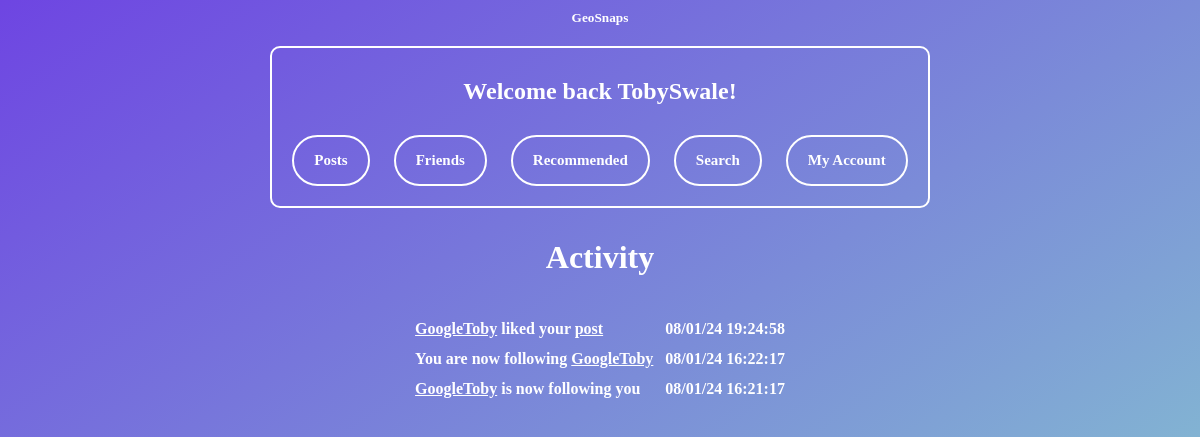
The app's page /activity (signed in), older data.
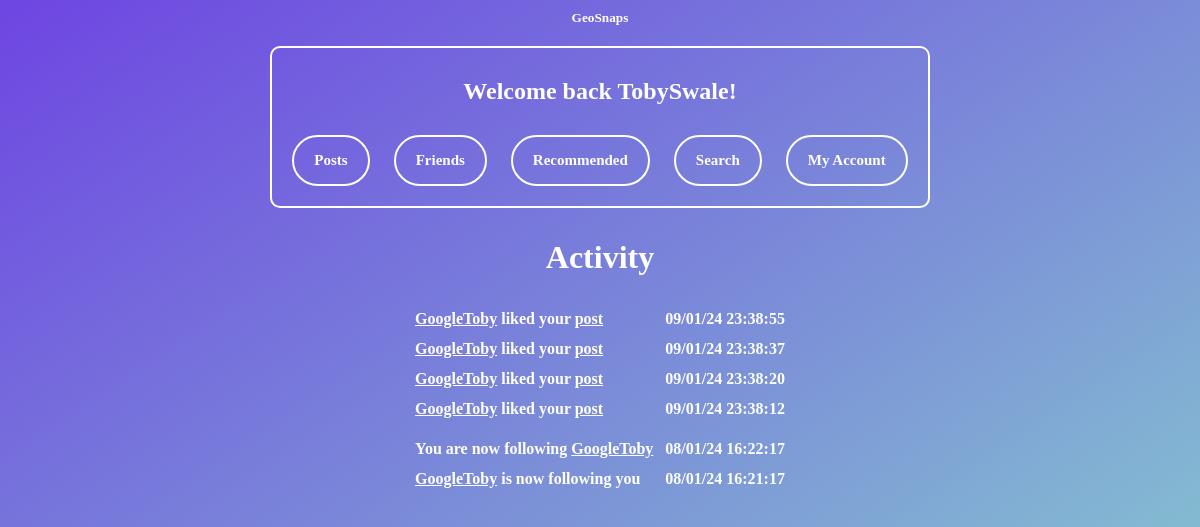
The same page, newer data.
### tables this page shows
CREATE TABLE "Likes" (
	"id"	INTEGER,
	"usersliked"	TEXT
, "timesent"	TEXT);

CREATE TABLE "friendrequests" (
	"usersend"	TEXT,
	"userreceive"	TEXT,
	"status"	INTEGER DEFAULT 0
, "timesent"	TEXT);

### main.py (the view)
@web_site.route('/activity', methods=['GET', 'POST'])
def activity():
    msg = ""
    username = session["username"]
    con = sqlite3.connect('database.db')
    con.row_factory = sqlite3.Row
    cursor = con.cursor()
    sql = """SELECT Likes.usersliked, Likes.id, Likes.timesent
       FROM Likes
       JOIN Posts ON Likes.id = Posts.id
       WHERE Posts.user = ?"""
    cursor.execute(sql, (username,))
    rows = cursor.fetchall()
    newrows = []
    for row in rows:
        rowdict = dict(row)
        rowdict['type'] = 'like'
        newrows.append(rowdict)
    con.row_factory = sqlite3.Row
    cursor = con.cursor()
    sql = """SELECT friendrequests.usersend, friendrequests.timesent
           FROM friendrequests
           WHERE friendrequests.userreceive = ? AND status = 2"""
    cursor.execute(sql, (username,))
    rows2 = cursor.fetchall()
    newrows2 = []
    for row in rows2:
        rowdict = dict(row)
        rowdict['type'] = 'follower'
        newrows2.append(rowdict)
    con.row_factory = sqlite3.Row
    cursor = con.cursor()
    sql = "SELECT * FROM friendrequests WHERE userreceive = ? AND status = 1"
    cursor.execute(sql, (username,))
    rows3 = cursor.fetchall()
    newrows3 = []
    for row in rows3:
        rowdict = dict(row)
        rowdict['type'] = 'request'
        newrows3.append(rowdict)
    con.row_factory = sqlite3.Row
    cursor = con.cursor()
    sql = "SELECT * FROM friendrequests WHERE usersend = ? AND status = 2"
    cursor.execute(sql, (username,))
    rows4 = cursor.fetchall()
    newrows4 = []
    for row in rows4:
        rowdict = dict(row)
        rowdict['type'] = 'following'
        newrows4.append(rowdict)
    con.row_factory = sqlite3.Row
    cursor = con.cursor()
    sql = "SELECT * FROM friendrequests WHERE usersend = ? AND status = 1"
    cursor.execute(sql, (username,))
    rows5 = cursor.fetchall()
    newrows5 = []
    for row in rows5:
        rowdict = dict(row)
        rowdict['type'] = 'requestfollowing'
        newrows5.append(rowdict)
    newrows += newrows2
    newrows += newrows3
    newrows += newrows4
    newrows += newrows5
    rowsinsec = []
    for row in newrows:
        getdatetime = datetime.strptime(row["timesent"], "%d/%m/%y %H:%M:%S") #converts to known format
        datetimenow = datetime.now() #Gets time now
        datetimedif = datetimenow - getdatetime #finds dif
        timedif = datetimedif.total_seconds() #converts dif to s
        rowdict = dict(row) #sets var to old dict of row
        rowdict['timedif'] = timedif #adds sec dif to dict
        rowsinsec.append(rowdict) #appends to list
    sortedrows = sorted(rowsinsec, key=lambda x: x.get('timedif'))
    if sortedrows == []:
        msg = "No recent activity"
    return render_template("activity.html", rows=sortedrows, username=username,msg=msg)

### templates/activity.html (shortened to what this page needs)
{% extends 'base.html' %}
{% block content %}
<h1>Activity</h1>
<div class="namelink">
  <table class="centered-table" style="text-align: left;">
    {% for row in rows %}
    <tr>
      {% if row["type"] == "like" %}
        {% if row["usersliked"] != username %}
          <td><a href ='/viewaccount?id={{row["usersliked"]}}'>{{row["usersliked"]}}</a> liked your <a href ='/viewpost?id={{row["id"]}}'>post</a></td>
          <td>{{row["timesent"]}}</td>
        {% endif %}
      {% else %}
        {% if row["type"] == "follower" %}
          <td><a href ='/viewaccount?id={{row["usersend"]}}'>{{row["usersend"]}}</a> is now following you</td>
          <td>{{row["timesent"]}}</td>
        {% elif row["type"] == "request" %}
          <td><a href ='/acceptignore?id={{row["usersend"]}}'>{{row["usersend"]}}</a> has sent you a follow request</td>
          <td>{{row["timesent"]}}</td>
        {% elif row["type"] == "following" %}
          <td>You are now following <a href='/viewaccount?id={{row["userreceive"]}}'>{{row["userreceive"]}}</a></td>
          <td>{{row["timesent"]}}</td>
        {% elif row["type"] == "requestfollowing" %}
          <td>You sent a follow request to <a href='/viewaccount?id={{row["userreceive"]}}'>{{row["userreceive"]}}</a></td>
          <td>{{row["timesent"]}}</td>
        {% endif %}
      {% endif %}
    </tr>
    {% endfor %}
  </table>
</div>
{% endblock %}

### templates/base.html (shortened to what this page needs)
<html>
<head>
<link href="/static/style.css" rel="stylesheet">
</head>
<body>
<a href='/GeoSnaps' style="display: block; text-decoration: none; color: white; pointer-events: none;">
  <h5 style="margin: 0px;">
    <span style="pointer-events: auto;">GeoSnaps</span>
  </h5>
</a>
<div class="buttonbox">
  {% if session["username"] %}
    <h2>Welcome back {{ session["username"] }}!</h2>
    <a href ='/allposts' class="linkbutton">Posts</a>
    <a href ='/friends' class="linkbutton">Friends</a>
    <a href ='/recommended' class="linkbutton">Recommended</a>
    <a href ='/search' class="linkbutton">Search</a>
    <a href ='/account' class="linkbutton">My Account</a>
  {% else %}
    <h2>You are not logged in</h2>
    <a href ='/Index' class="linkbutton">Register</a>
    <a href ='/login' class="linkbutton">Login</a>
  {% endif %}
</div>
  {% block content %}{% endblock %}
</body>
</html>

### static/style.css (style rules this page uses)
body { background: linear-gradient(to bottom right, #6e45e2, #88d3ce); text-align: center; }
h1 { color:white; font-family:Verdana; }
h2 { color:white; font-family:Verdana; }
h5 { color:white; font-family:Verdana; }
a { font-weight:bold; text-decoration:none; margin:10px; }
.linkbutton { display: inline-flex; align-items: center; justify-content: center; padding: 15px 20px; font-family: "Verdana"; font-weight: 700; font-size: 15px; text-decoration: none; color: #FFFFFF; border: 2px solid #FFFFFF; border-radius: 30px; }
.buttonbox { border: 2px solid white; border-radius: 10px; padding: 10px; margin: 10px; display: inline-block; }
.centered-table { margin: 0 auto; color:white; font-family:Verdana; border: 1px solid transparent; border-spacing: 10px; font-weight:bold; text-align: center; }

### templates/activity.html (style rules this page uses)
.namelink a { text-decoration: underline; color: white; font-family:Verdana; margin: 0; }

Row changes from the older to the newer data that the page shows:
removed Likes: usersliked "GoogleToby", timesent "08/01/24 19:24:58"
added Likes: usersliked "GoogleToby", timesent "09/01/24 23:38:55"
added Likes: usersliked "GoogleToby", timesent "09/01/24 23:38:37"
added Likes: usersliked "GoogleToby", timesent "09/01/24 23:38:20"
added Likes: usersliked "GoogleToby", timesent "09/01/24 23:38:12"
